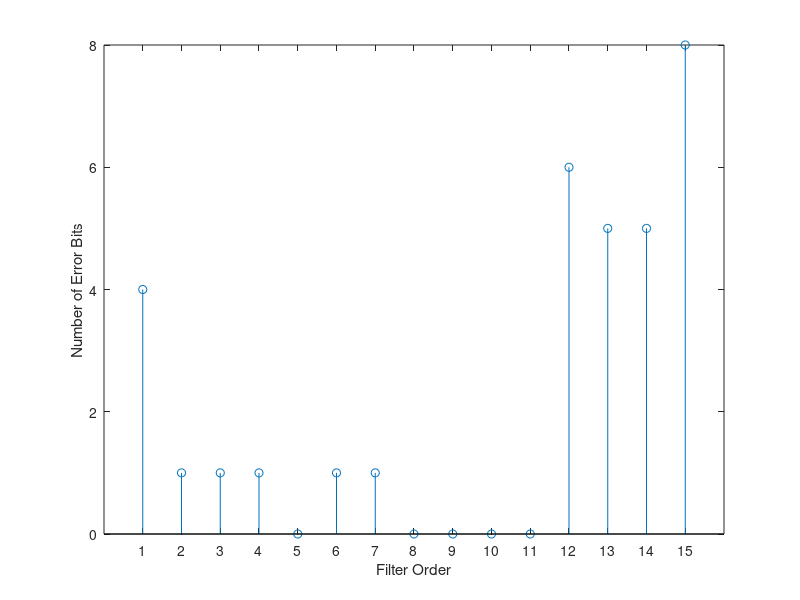

MATLAB code to generate this figure:
clear;
load('spydata.mat');
load('training.mat');

N_train_seq = length(training);

diff_list = zeros(1, N_train_seq-1);

for order_FIR = 1:N_train_seq-1

    tap_FIR = order_FIR + 1;
    
    r_xy = zeros(1, tap_FIR);
    for i = 1:tap_FIR
        for j = i:N_train_seq
            r_xy(i) = r_xy(i) + training(j) * received(j-i+1);
        end
        r_xy(i) = r_xy(i) / (N_train_seq-i+1);
    end
    
    r_y = zeros(1, tap_FIR);
    for i = 1:tap_FIR
        for j = i:N_train_seq
            r_y(i) = r_y(i) + received(j) * received(j-i+1);
        end
        r_y(i) = r_y(i) / (N_train_seq-i+1);
    end
    R_y = toeplitz(r_y);
    
    h = inv(R_y) * r_xy';
    
    l_received = length(received);
    received_recov = conv(received, h);
    received_recov = sign(received_recov(1:32));
    received_recov(received_recov == -1) = 0;

    sign_received = sign(received);
    sign_received = sign_received(1:32);
    sign_received(sign_received == -1) = 0;

    training(training == -1) = 0;

    diff_1 = sum(xor(training, sign_received));
    diff_2 = sum(xor(training, received_recov));

%     corrected_bit_number = diff_1 - diff_2;
    diff_list(order_FIR) = diff_2;

    key = sign(received_recov);

end


figure;
stem(1:15, diff_list(1:15), 'o');
xticks(1:15);
xlabel("Filter Order");
ylabel("Number of Error Bits");
